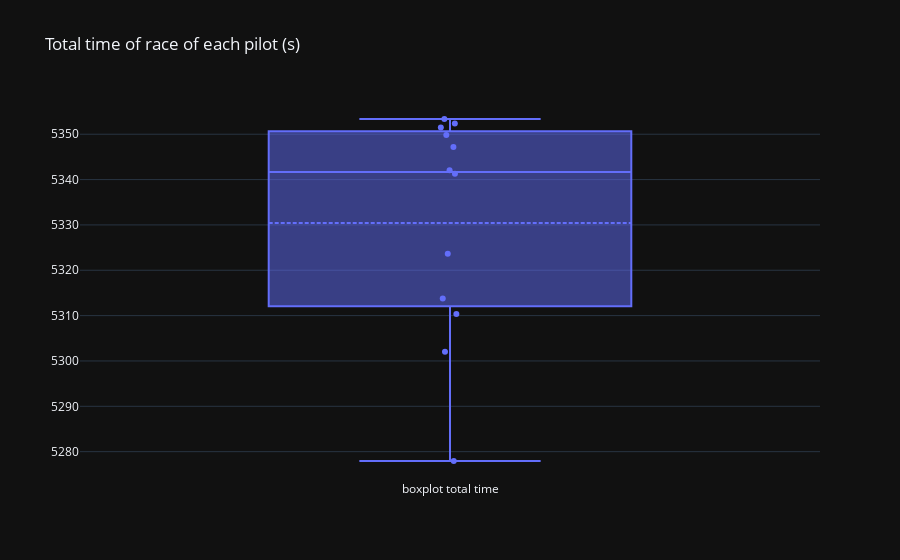

Notebook code cell kept with this figure:
### Code cell
fig = go.Figure(layout=go.Layout(title="Total time of race of each pilot (s)", template="plotly_dark"))
fig.add_trace(go.Box(y=last_gp["time"], name="boxplot total time", boxpoints="all", jitter=0.1, pointpos=0, boxmean=True, text=last_gp["pilot"]))

### Figure 1 — Plotly figure (JSON) as saved in the notebook; plotly's stock layout.template omitted (floating-point values rounded to 4 significant figures)
{"data": [{"boxmean": true, "boxpoints": "all", "jitter": 0.1, "name": "boxplot total time", "pointpos": 0, "text": ["ver", "ham", "rus", "per", "sai", "str", "alo", "oco", "zho", "gas", "lec", "tsu", "pia", "dev", "hul", "alb", "nor", "mag", "bot", "sar"], "type": "box", "y": [5278.0, 5302.0, 5310.0, 5314.0, 5324.0, 5341.0, 5342.0, 5347.0, 5350.0, 5351.0, 5352.0, 5353.0, null, null, null, null, null, null, null, null]}], "layout": {"title": {"text": "Total time of race of each pilot (s)"}}}
